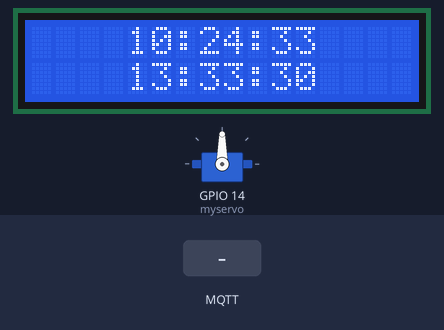
Recording of a sketch running on a simulated ESP8266 (NodeMCU). Shown: servo, 16×2 character LCD. The inputs (shaded band) are chosen by the test bench. WiFi joins after 1.5 s; servers stay silent unless stated; the local clock reads 2024-03-15 10:24:30 at power-on unless the sketch sets it; random numbers use the default seed unless the sketch sets one; no MQTT or app messages arrive unless stated; what the sketch prints to the serial monitor is not drawn.

Above: at 3.4 s.
3.5 s: MQTT message "1" arrives on the first subscribed topic
At 7.0 s:
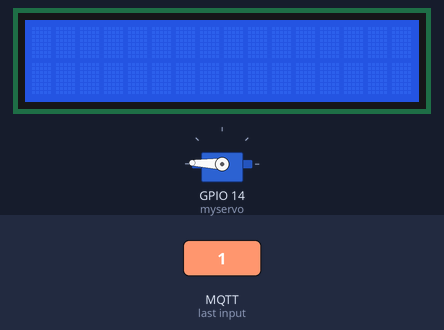
At 15.42 s:
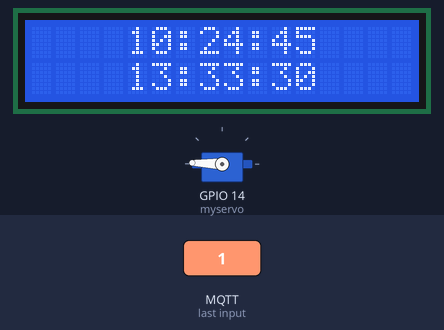
Timing chart, 0 to 15.5 s (numbered marks = the images above; inputs shaded):
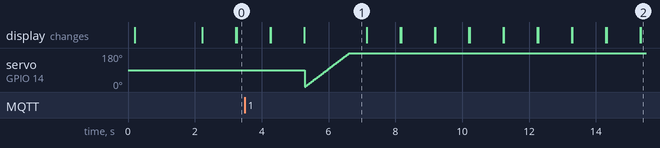

The sketch:

Fish_Feeder.ino
```cpp
#include <Servo.h>
#include <Wire.h>
#include <LiquidCrystal_I2C.h>
#include <ESP8266WiFi.h>
#include <WiFiClientSecure.h>
#include <PubSubClient.h>
#include <DS3231.h>
#include <string.h>
// Set the LCD address to 0x27 for a 16 chars and 2 line display
LiquidCrystal_I2C lcd(0x27, 16, 2);

char ssid[] = "hehehe";     // diisi nama wifi
char password[] = "12345670"; // diisi password wifi // REPLACE myPassword YOUR WIFI PASSWORD, IF ANY

#define mqtt_port 1883
#define MQTT_USER "wafiqkamal16"
#define MQTT_PASSWORD "12345670"
#define SUBDATA "/Sub"
#define PUBDATA "/Pub"
#define USE_SERIAL Serial


int jadwal_jam = 13;
int jadwal_menit = 33;
int jadwal_detik = 30;


const char* mqtt_server = "broker.hivemq.com"; //"m16.cloudmqtt.com";

char *pub_str;
int perintah;
WiFiClient espClient;
PubSubClient client(espClient);
DS3231 myclock;
RTCDateTime dt;
Servo myservo;     // variable untuk menyimpan posisi data
int pos = 00;

void callback(char* topic, byte *payload, unsigned int length) {
    perintah = *payload;
    Serial.println(perintah);
}

void reconnect() {
  // Loop until we're reconnected
  while (!client.connected()) {
     Serial.print("Attempting MQTT connection...");
    // Create a random client ID
    String clientId = "ESP32Client-";
    clientId += String(random(0xffff), HEX);
    // Attempt to connect
    if (client.connect(clientId.c_str(),MQTT_USER,MQTT_PASSWORD)) {
       Serial.println("connected");
      //Once connected, publish an announcement...
      client.subscribe(SUBDATA);
    } else {
       Serial.print("failed, rc=");
       Serial.print(client.state());
       Serial.println(" try again in 5 seconds");
      // Wait 5 seconds before retrying
      delay(100);
    }
  }
}

void publishSerialData(char *serialData, char* topic){
  if (!client.connected()) {
    reconnect();
    Serial.println(" dc maneh\n");
  }
  client.publish(topic, serialData);
}

void setup() {
  // put your setup code here, to run once:
  Serial.begin(9600);
  Wire.begin();
  WiFi.begin(ssid, password);
  client.setServer(mqtt_server, mqtt_port);
  client.setCallback(callback);
  reconnect();

  myservo.attach(14); //sinyal data kabel motor servo dikonekan di pin 3 Arduino
  //d5 nodemcu = pin 14 arduino
  lcd.begin();

  // Nyalakan backlight
  lcd.backlight();

  // Pindahkan kursor ke kolom 0 dan baris 0
  // (baris 1)

  // Set sketch compiling time
  Serial.println("Initialize DS3231");
  myclock.begin();
//  myclock.setDateTime(__DATE__, __TIME__);
  lcd.begin();

  // Turn on the blacklight and print a message.
  lcd.backlight();
  lcd.setCursor(4, 0);
  lcd.print("FISH FEEDER");
  lcd.setCursor(6, 1);
  lcd.print("PROTOTYPE");
  delay(2000);
  lcd.clear();
}

void loop() {
  // put your main code here, to run repeatedly:
//  lcd.setCursor(0, 1);
//  lcd.print("Hello, world!");
  if(!client.connected())
  {
    reconnect();
     Serial.print("disconnected");
  }
   if (perintah == '3') {              // if the received message is "LIGHT ON"...
      char* Start_String = "Menampilkan penjadwalan pakan";
      char buff[10];
      sprintf(buff, "%s\n%d:%d:%d", Start_String,jadwal_jam,jadwal_menit,jadwal_detik);
      client.publish(PUBDATA, buff);  // notify the sender
    }
    else if(perintah == '2'){
      char* Start_String = "Menampilkan waktu sistem";
      char buff[10];
      sprintf(buff, "%s\n%d:%d:%d", Start_String,dt.hour,dt.minute,dt.second);
      client.publish(PUBDATA, buff);  // notify the sender
    }
    else if (perintah == '1') {        // if the received message is "LIGHT OFF"...
     for(pos = 00; pos < 180; pos += 2)  //fungsi perulangan yang akan dijadikan PWM dengan kenaikan 1
      {
        myservo.write(pos); //prosedur penulisan data PWM ke motor servo
        delay(15); //waktu tunda 15 ms
      }
      delay(500);
      char* Start_String = "selesai beri makan";
      char buff[10];
      sprintf(buff, "%s\n%d:%d:%d", Start_String,dt.hour,dt.minute,dt.second);
      client.publish(PUBDATA, buff);;
    }
    else if(perintah == '0'){
      char* Start_String = "\nWelcome to fishfeeder prototipe \n1 : beri makan\n2 : Tampilkan waktu sistem\n3 : Tampilkan Jadwal\n";
      pub_str = Start_String;
     client.publish(PUBDATA, Start_String);
    }
    perintah = '5';
  client.subscribe(SUBDATA);
  client.loop();

  dt = myclock.getDateTime();

  lcd.setCursor(4, 1);
  lcd.print(jadwal_jam);   lcd.print(":");
  lcd.print(jadwal_menit); lcd.print(":");
  lcd.print(jadwal_detik); lcd.println("");
  lcd.setCursor(4, 0);
  Serial.print(dt.year);   Serial.print("-");
  Serial.print(dt.month);  Serial.print("-");
  Serial.print(dt.day);    Serial.print(" ");
  Serial.print(dt.hour);   Serial.print(":");
  Serial.print(dt.minute); Serial.print(":");
  Serial.print(dt.second); Serial.println("");
  lcd.print(dt.hour);   lcd.print(":");
  lcd.print(dt.minute); lcd.print(":");
  lcd.print(dt.second); lcd.println("");

  if(dt.hour == jadwal_jam && dt.minute == jadwal_menit && dt.second == jadwal_detik){
    Serial.println("alarm nyala");
    for(pos = 00; pos < 180; pos += 2)  //fungsi perulangan yang akan dijadikan PWM dengan kenaikan 1
      {
        myservo.write(pos); //prosedur penulisan data PWM ke motor servo
        delay(15); //waktu tunda 15 ms
      }
      delay(500);                          // turn off the led (inverted logic!)
      char* Start_String = "selesai beri makan";
      char buff[10];
      sprintf(buff, "%s\n%d:%d:%d", Start_String,dt.hour,dt.minute,dt.second);
      client.publish(PUBDATA, buff);
  }

  delay(1000);
  lcd.clear();
}
```
